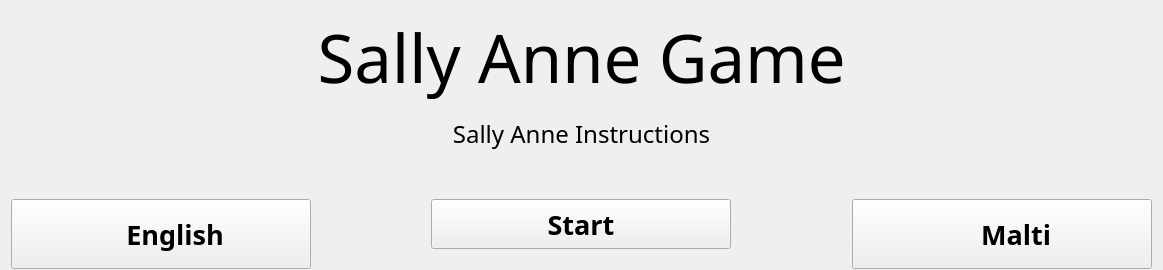
         <widget class="QWidget" name="sally_anne_instructions">
          <layout class="QGridLayout" name="sally_anne_grid" rowstretch="1,2,1,0" columnstretch="0,0,0">
           <property name="sizeConstraint">
            <enum>QLayout::SetDefaultConstraint</enum>
           </property>
           <item row="0" column="1">
            <widget class="QLabel" name="label_10">
             <property name="font">
              <font>
               <family>Amble</family>
               <pointsize>50</pointsize>
              </font>
             </property>
             <property name="text">
              <string>Sally Anne Game</string>
             </property>
             <property name="alignment">
              <set>Qt::AlignCenter</set>
             </property>
            </widget>
           </item>
           <item row="3" column="1" alignment="Qt::AlignHCenter|Qt::AlignVCenter">
            <widget class="QPushButton" name="start_sally_anne_button">
             <property name="sizePolicy">
              <sizepolicy hsizetype="Fixed" vsizetype="Fixed">
               <horstretch>0</horstretch>
               <verstretch>0</verstretch>
              </sizepolicy>
             </property>
             <property name="minimumSize">
              <size>
               <width>300</width>
               <height>50</height>
              </size>
             </property>
             <property name="maximumSize">
              <size>
               <width>300</width>
               <height>50</height>
              </size>
             </property>
             <property name="font">
              <font>
               <family>Amble</family>
               <pointsize>20</pointsize>
               <weight>75</weight>
               <bold>true</bold>
              </font>
             </property>
             <property name="autoFillBackground">
              <bool>false</bool>
             </property>
             <property name="text">
              <string>Start</string>
             </property>
            </widget>
           </item>
           <item row="2" column="1">
            <spacer name="verticalSpacer_5">
             <property name="orientation">
              <enum>Qt::Vertical</enum>
             </property>
             <property name="sizeHint" stdset="0">
              <size>
               <width>20</width>
               <height>40</height>
              </size>
             </property>
            </spacer>
           </item>
           <item row="3" column="2">
            <widget class="QPushButton" name="sally_anne_maltese_button">
             <property name="minimumSize">
              <size>
               <width>300</width>
               <height>70</height>
              </size>
             </property>
             <property name="maximumSize">
              <size>
               <width>300</width>
               <height>50</height>
              </size>
             </property>
             <property name="font">
              <font>
               <family>Amble</family>
               <pointsize>20</pointsize>
               <weight>75</weight>
               <bold>true</bold>
              </font>
             </property>
             <property name="text">
              <string>    Malti</string>
             </property>
            </widget>
           </item>
           <item row="1" column="0" colspan="3">
            <widget class="QLabel" name="sally_anne_instructions_label">
             <property name="minimumSize">
              <size>
               <width>800</width>
               <height>0</height>
              </size>
             </property>
             <property name="maximumSize">
              <size>
               <width>1200</width>
               <height>16777215</height>
              </size>
             </property>
             <property name="font">
              <font>
               <family>Amble</family>
               <pointsize>18</pointsize>
              </font>
             </property>
             <property name="text">
              <string>Sally Anne Instructions</string>
             </property>
             <property name="textFormat">
              <enum>Qt::AutoText</enum>
             </property>
             <property name="scaledContents">
              <bool>false</bool>
             </property>
             <property name="alignment">
              <set>Qt::AlignCenter</set>
             </property>
             <property name="wordWrap">
              <bool>true</bool>
             </property>
             <property name="margin">
              <number>50</number>
             </property>
            </widget>
           </item>
           <item row="3" column="0">
            <widget class="QPushButton" name="sally_anne_english_button">
             <property name="minimumSize">
              <size>
               <width>300</width>
               <height>70</height>
              </size>
             </property>
             <property name="maximumSize">
              <size>
               <width>300</width>
               <height>50</height>
              </size>
             </property>
             <property name="font">
              <font>
               <family>Amble</family>
               <pointsize>20</pointsize>
               <weight>75</weight>
               <bold>true</bold>
              </font>
             </property>
             <property name="text">
              <string>    English</string>
             </property>
            </widget>
           </item>
          </layout>
         </widget>
